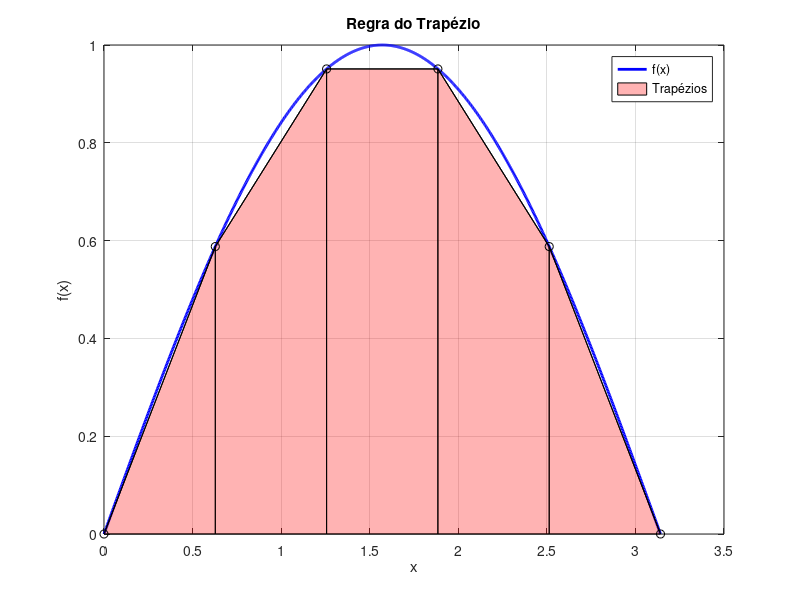

Write MATLAB code to recreate this figure.
f = @(x) sin(x);
a = 0; b = pi;
n = 5;
x = linspace(a, b, n+1);
y = f(x);

% Aproximação pela regra do trapézio composta
h = (b - a) / n;
I = (h/2) * (y(1) + 2*sum(y(2:end-1)) + y(end));
fprintf("Aproximação da integral: %.6f\n", I);

% Visualização gráfica
xx = linspace(a, b, 1000);
yy = f(xx);
plot(xx, yy, 'b-', 'LineWidth', 2); hold on;

% Desenhar os trapézios
for i = 1:n
  fill([x(i) x(i) x(i+1) x(i+1)], [0 y(i) y(i+1) 0], 'r', 'FaceAlpha', 0.3);
end

plot(x, y, 'ko-');  % pontos usados
title('Regra do Trapézio');
xlabel('x'); ylabel('f(x)');
legend('f(x)', 'Trapézios');
grid on;
